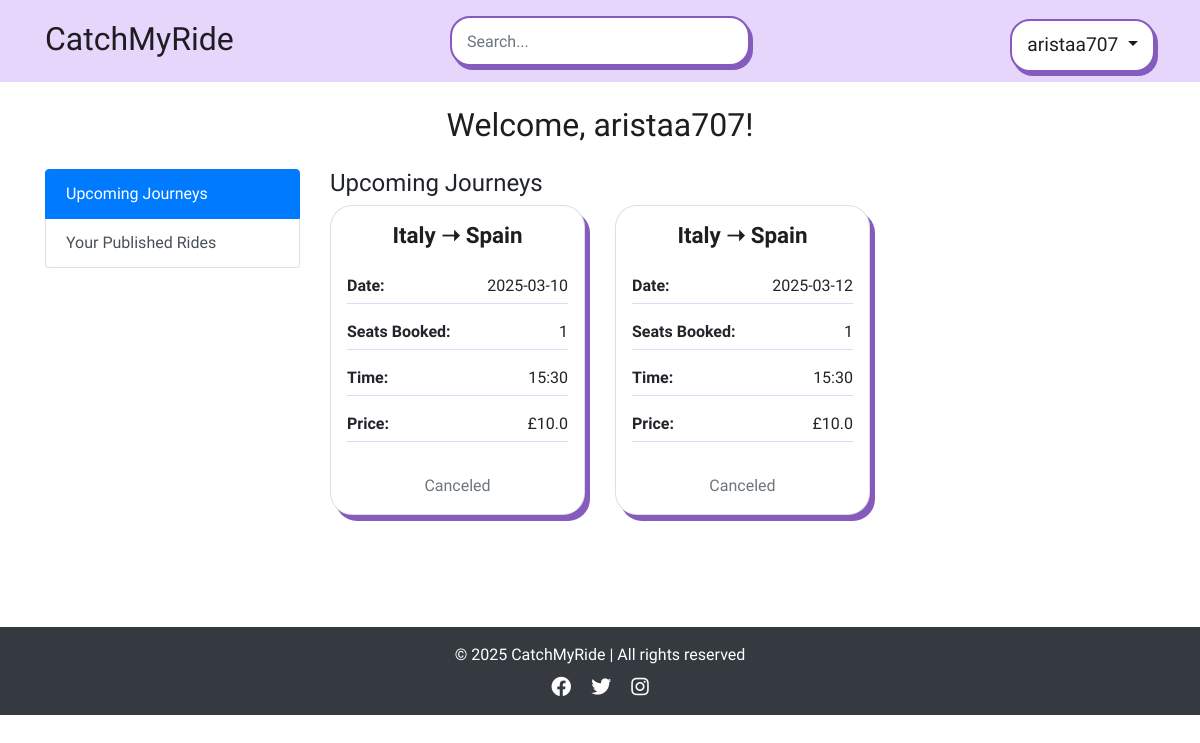
The page /dashboard (signed in) on the database its author committed.
### app/models.py (models this page shows, shortened)
class User(db.Model, UserMixin):
    id = db.Column(db.Integer, primary_key=True)
    username = db.Column(db.String(100), unique=True, nullable=False)
    email = db.Column(db.String(150), unique=True, nullable=False)
    password_hash = db.Column(db.String(200), nullable=False)
    is_active = db.Column(db.Boolean, default=True) # to check if the user activation (user authentication)
    published_rides = db.relationship('publish_ride', backref='driver', lazy=True)
    booked_rides = db.relationship('publish_ride', secondary=passenger_rides, backref='passengers')

class publish_ride(db.Model):
    id = db.Column(db.Integer, primary_key=True)
    driver_id = db.Column(db.Integer, db.ForeignKey('user.id'), nullable=False)
    driver_name = db.Column(db.String(100), nullable=False)  # Added Driver Name
    from_location = db.Column(db.String(200), nullable=False)
    to_location = db.Column(db.String(200), nullable=False)
    date_time = db.Column(db.DateTime, nullable=True)  # Now optional
    available_seats_per_date = db.Column(db.JSON, nullable=True)
    price_per_seat = db.Column(db.Float, nullable=False)
    category = db.Column(db.String(50), nullable=False)
    recurrence_dates = db.Column(db.String(255), nullable=True)
    commute_times = db.Column(db.String(255), nullable=True)  # Stores commute time slots
    is_available = db.Column(db.Boolean, default=True)

### app/views.py (the view, shortened to what this page needs)
@app.route('/dashboard')
@login_required
def dashboard():
    booked_rides = book_ride.query.filter_by(user_id=current_user.id).all()
    upcoming_journeys = []
    for booking in booked_rides:
        ride = publish_ride.query.get(booking.ride_id)
        if ride:
            if ride.category == "commuting":
                seat_tracking = json.loads(ride.available_seats_per_date) if ride.available_seats_per_date else {}
                if booking.ride_date.strftime('%Y-%m-%d') in seat_tracking:
                    upcoming_journeys.append({
                        "booking_id": booking.id,
                        "ride_id": ride.id,
                        "from": ride.from_location,
                        "to": ride.to_location,
                        "date": booking.ride_date.strftime('%Y-%m-%d'),
                        "time": ride.commute_times,
                        "status": booking.status,
                        "price": ride.price_per_seat * booking.seats_selected,
                        "seats_booked": booking.seats_selected
                    })
    user_published_rides = publish_ride.query.filter_by(driver_id=current_user.id).all()
    published_rides = {"one_time": [], "commuting": []}
    for ride in user_published_rides:
        if ride.category == "one-time":
            published_rides["one_time"].append({
                "ride_id": ride.id,
                "from": ride.from_location,
                "to": ride.to_location,
                "date": ride.date_time.strftime('%Y-%m-%d'),
                "time": ride.date_time.strftime('%H:%M'),
                "price": ride.price_per_seat,
                "passengers": [
                    {"name": User.query.get(passenger.user_id).username, "email": passenger.confirmation_email}
                    for passenger in book_ride.query.filter_by(ride_id=ride.id).all()
                ]
            })
        else:  # Commuting rides
            ride_data = {
                "ride_id": ride.id,
                "from": ride.from_location,
                "to": ride.to_location,
                "time": ride.commute_times,
                "price": ride.price_per_seat,
                "dates": {}
            }
            ride_dates = db.session.query(book_ride.ride_date).filter_by(ride_id=ride.id).distinct().all()
            for date_obj in ride_dates:
                date_str = date_obj[0].strftime('%Y-%m-%d')
                passengers = book_ride.query.filter_by(ride_id=ride.id, ride_date=date_obj[0]).all()
                ride_data["dates"][date_str] = [
                    {"name": User.query.get(passenger.user_id).username, "email": passenger.confirmation_email}
                    for passenger in passengers
                ]
            published_rides["commuting"].append(ride_data)
    return render_template("dashboard.html",
                           user=current_user,
                           upcoming_journeys=upcoming_journeys,
                           published_rides=published_rides)

### app/views.py (called while the page is built)
@login_manager.user_loader
def load_user(user_id):
    return User.query.get(int(user_id))

@app.context_processor
def inject_user():
    return dict(user=current_user)

### app/templates/dashboard.html (shortened to what this page needs)
{% extends 'base.html' %}
{% block content %}
<div class="container mt-4">
    <h2 class="mb-4 text-center">Welcome, {{ user.username }}!</h2>
    <div class="row">
        <div class="col-md-3">
            <div class="list-group">
                <a href="#" class="list-group-item list-group-item-action active" id="showUpcoming">Upcoming Journeys</a>
                <a href="#" class="list-group-item list-group-item-action" id="showPublished">Your Published Rides</a>
            </div>
        </div>
        <div class="col-md-9">
            <div id="upcomingSection" class="mb-4">
                <h4>Upcoming Journeys</h4>
                {% if upcoming_journeys %}
                    <div class="row">
                        {% for journey in upcoming_journeys %}
                        <div class="col-md-4 mb-3">
                            <div class="card p-3">
                                <h5 class="card-title">{{ journey.from }} ➝ {{ journey.to }}</h5>
                                <p class="detail-item"><span class="detail-heading">Date:</span> {{ journey.date }}</p>
                                {% if journey.seats_booked %}
                                    <p class="detail-item"><span class="detail-heading">Seats Booked:</span> {{ journey.seats_booked }}</p>
                                {% endif %}
                                <p class="detail-item"><span class="detail-heading">Time:</span> {{ journey.time }}</p>
                                <p class="detail-item"><span class="detail-heading">Price:</span> £{{ journey.price }}</p>
                                <div class="text-center mt-3">
                                    {% if journey.status == "Booked" %}
                                    <button class="btn btn-one cancel-btn" data-booking-id="{{ journey.booking_id }}"
                                            data-price="{{ journey.price }}" data-date="{{ journey.date }}">
                                        Cancel
                                    </button>
                                    {% else %}
                                        <span class="text-muted">Canceled</span>
                                    {% endif %}
                                </div>
                            </div>
                        </div>
                        {% endfor %}
                    </div>
                {% else %}
                    <p class="text-muted">No upcoming journeys booked.</p>
                {% endif %}
            </div>
        </div>
    </div>
</div>
{% endblock %}

### app/templates/base.html (shortened to what this page needs)
<!DOCTYPE html>
<html lang="en">
<head>
    <link rel="stylesheet" href="https://stackpath.bootstrapcdn.com/bootstrap/4.2.1/css/bootstrap.min.css">
    <link rel="stylesheet" href="{{ url_for('static', filename='style.css') }}">
    <link rel="stylesheet" href="https://cdnjs.cloudflare.com/ajax/libs/font-awesome/6.0.0-beta3/css/all.min.css">
    <link href='https://unpkg.com/boxicons@2.1.4/css/boxicons.min.css' rel='stylesheet'>
    <link rel="stylesheet" href="https://cdn.jsdelivr.net/npm/flatpickr/dist/flatpickr.min.css">
</head>
<body>
    <nav class="navbar">
        <div class="container navbar-container d-flex align-items-baseline justify-content-between">
            <a class="navbar-brand navbar-logo" href="/" aria-label="Catch My Ride Logo" title="Go to home page">
                CatchMyRide
            </a>
            <div class="search-container">
                <form class="form-inline">
                    <input class="form-control input" type="search" placeholder="Search..." aria-label="Search" id="searchInput" readonly>
                </form>
            </div>
            <div class="dropdown">
                {% if user.is_authenticated %}
                    <button class="btn btn-secondary dropdown-toggle" type="button" id="profileDropdown" data-toggle="dropdown">
                        {{ user.username }}
                    </button>
                {% endif %}
            </div>
        </div>
    </nav>
    <main>
        {% block content %}{% endblock %}
    </main>
    <br>
    <footer class="bg-dark text-white text-center py-3 mt-5">
        <div class="container">
            <p class="mb-0">© 2025 CatchMyRide | All rights reserved</p>
            <div class="social-links mt-2">
                <a href="#" class="text-white mx-2"><i class="fa-brands fa-facebook fa-lg"></i></a>
                <a href="#" class="text-white mx-2"><i class="fa-brands fa-twitter fa-lg"></i></a>
                <a href="#" class="text-white mx-2"><i class="fa-brands fa-instagram fa-lg"></i></a>
            </div>
        </div>
    </footer>
</body>
</html>

### app/static/style.css (style rules this page uses)
body { margin: 0; background-color: #fff; font-family: "Oxanium", serif; font-weight: 300; }
h2 { font-family: 'Shrikhand', serif; color: #1f1d21; }
.navbar .container { display: flex; flex-direction: row; align-items: center; justify-content: space-between; }
.navbar { background-color: #e6d6fc !important; text-align: center; padding: 10px 0; }
.navbar-logo, .navbar-logo:hover { color: #1f1d21; font-family: "Shrikhand", serif; font-size: 2rem; }
.search-container { max-width: 300px; text-align: center; }
@media (min-width: 992px) { .search-container { position: absolute; left: 50%; top: 50%; transform: translate(-50%, -50%); } }
.navbar .form-inline input { background-color: #fff; height: 50px; width: 300px; border: 2px solid #855bbe; box-shadow: 3px 4px 0px #855bbe; border-radius: 20px; transition: all 0.3s ease-in-out; padding: 8px 15px; }
#profileDropdown { color: #1f1d21; font-size: 1.2rem; background-color: #fff; padding: 10px 15px; border-radius: 20px; border: 2px solid #855bbe; box-shadow: 3px 4px 0px #855bbe; transition: all 0.2s ease-in-out; }
.card { border-radius: 22px; box-shadow: 5px 6px 0px #855bbe; transition: transform 0.2s ease-in-out; }
.card-title { font-weight: 700; color: #1f1d21; text-align: center; font-size: 1.4rem; margin-bottom: 25px; }
.card .text-center { margin-top: 15px; }
.detail-item { display: flex; justify-content: space-between; border-bottom: 1px solid #e6d6fc; padding-bottom: 5px; }
.detail-heading { font-weight: 600; }

### rows shown on the page
User: username "aristaa707"
publish_ride: from "Italy" "Italy", to "Spain" "Spain", time "15:30" "15:30"

### other values the page prints
{{ journey.date }} "2025-03-10" "2025-03-12"
{{ journey.seats_booked }} "1" "1"
{{ journey.price }} "10.0" "10.0"
